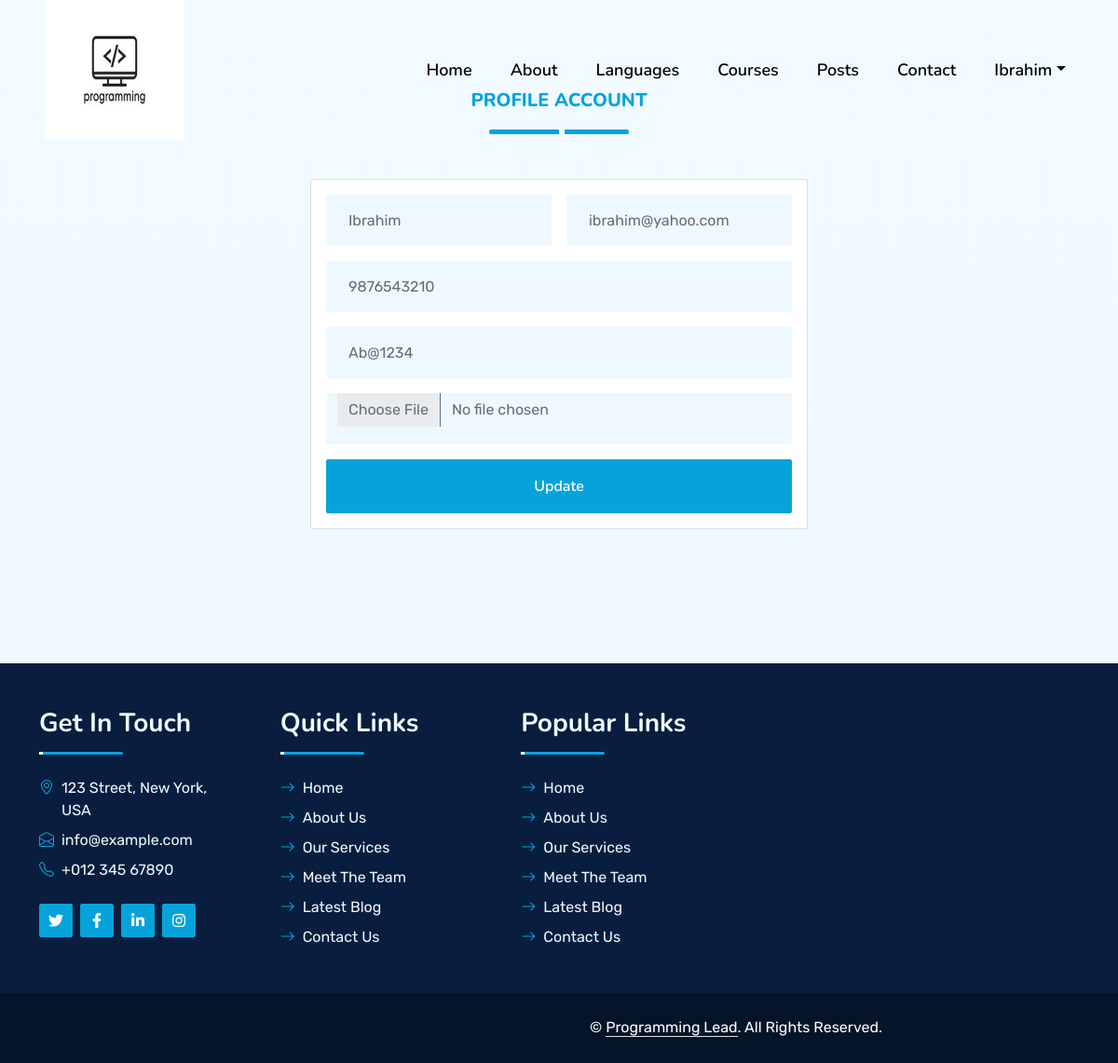
The page /Site/Profile.php (signed in) on the database its author committed.
### tables this page shows
CREATE TABLE `users` (
  `id` int(11) NOT NULL,
  `user_type_id` int(11) DEFAULT NULL,
  `name` varchar(255) NOT NULL,
  `email` varchar(255) NOT NULL,
  `password` varchar(255) NOT NULL,
  `phone` varchar(255) NOT NULL,
  `image` varchar(255) DEFAULT 'Reader-Images/userDefault.png',
  `active` int(11) NOT NULL DEFAULT 1,
  `created_at` datetime NOT NULL DEFAULT current_timestamp()
);

### Site/Profile.php (the view, shortened to what this page needs)
<?php
include "../Connect.php";
$R_ID = $_SESSION['R_Log'];
if ($R_ID) {
    $sql1 = mysqli_query($con, "select * from users where id='$R_ID'");
    $row1 = mysqli_fetch_array($sql1);
    $reader_name = $row1['name'];
    $reader_email = $row1['email'];
    $phone = $row1['phone'];
    $password = $row1['password'];
}
?>
<!DOCTYPE html>
<html lang="en">
  <head>
    <link
      href="https://cdnjs.cloudflare.com/ajax/libs/font-awesome/5.10.0/css/all.min.css"
      rel="stylesheet"
    />
    <link
      href="https://cdn.jsdelivr.net/npm/bootstrap-icons@1.4.1/font/bootstrap-icons.css"
      rel="stylesheet"
    />
    <link href="lib/owlcarousel/assets/owl.carousel.min.css" rel="stylesheet" />
    <link href="lib/animate/animate.min.css" rel="stylesheet" />
    <link href="css/bootstrap.min.css" rel="stylesheet" />
    <link href="css/style.css" rel="stylesheet" />
    <link href="assets/vendor/boxicons/css/boxicons.min.css" rel="stylesheet" />
    <link href="assets/vendor/remixicon/remixicon.css" rel="stylesheet">
    <link href="./assets/css/site.css" rel="stylesheet" />
  </head>
  <body class="bg-light bg-gradient">
    <div class="container-fluid position-relative p-0">
      <nav class="navbar navbar-expand-lg navbar-dark px-5 py-3 py-lg-0">
        <a href="index.php" class="navbar-brand p-0">
          <img src="./images/Logo_png.png" alt="" width="150px" height="150px">
        </a>
        <div class="collapse navbar-collapse" id="navbarCollapse">
          <div class="navbar-nav ms-auto py-0">
          <a href="./index.php" class="nav-item nav-link ">Home</a>
            <a href="./About.php" class="nav-item nav-link">About</a>
            <a href="./Langauges.php" class="nav-item nav-link">Languages</a>
            <a href="./Courses.php" class="nav-item nav-link">Courses</a>
            <a href="./Posts.php" class="nav-item nav-link">Posts</a>
            <a href="./Contact.php" class="nav-item nav-link">Contact</a>
            <?php if (!$R_ID) {?>
<a href="../Login.php" class="nav-item nav-link">Login</a>
  <?php } else {?>
    <div class="nav-item dropdown">
            <a href="#" class="nav-link dropdown-toggle" data-bs-toggle="dropdown"><?php echo $reader_name ?></a>
        </div>
  <?php }?>
          </div>
        </div>
      </nav>
    </div>
    <main id="main" class="main">
      <div class="container-fluid py-5 wow fadeInUp" data-wow-delay="0.1s">
        <div class="container py-5">
          <div
            class="section-title text-center position-relative pb-3 mb-5 mx-auto"
            style="max-width: 600px"
          >
            <h5 class="fw-bold text-primary text-uppercase">Profile Account</h5>
          </div>
          <div class="row justify-content-center g-5">
            <div class="col-lg-6 wow slideInUp" data-wow-delay="0.3s">
              <div class="card">
                <div class="card-body">
                  <form method="POST" action="./Profile.php" enctype="multipart/form-data">
                    <div class="row g-3">
                      <div class="col-md-6">
                        <input
                          type="text"
                          name="name"
                          value="<?php echo $reader_name ?>"
                          class="form-control border-0 bg-light px-4"
                          placeholder="Your Name"
                          style="height: 55px"
                          required
                        />
                      </div>
                      <div class="col-md-6">
                        <input
                          type="email"
                          name="email"
                          value="<?php echo $reader_email ?>"
                          class="form-control border-0 bg-light px-4"
                          placeholder="Your Email"
                          style="height: 55px"
                          required
                        />
                      </div>
                      <div class="col-12">
                        <input
                          type="text"
                          name="phone"
                          maxlength="10"
                          value="<?php echo $phone ?>"
                          title="Phone Number Must be 10 Digits Only"
                          pattern="[0-9]{10}"
                          class="form-control border-0 bg-light px-4"
                          placeholder="Subject"
                          style="height: 55px"
                          required
                        />
                      </div>
                      <div class="col-12">
                        <input
                          type="text"
                          name="password"
                          value="<?php echo $password ?>"
                          pattern="^(?=.*[0-9])(?=.*[a-z])(?=.*[A-Z])(?=\S+$).{6,}$"
                          class="form-control border-0 bg-light px-4"
                          title="Password Must have at least 1 uppercase, 1 lower case, sybmols & numbers"
                          placeholder="Subject"
                          style="height: 55px"
                          required
                        />
                      </div>
                      <div class="col-12">
                        <input
                          type="file"
                          name="file"
                          class="form-control border-0 bg-light px-4"
                          placeholder="Subject"
                          style="height: 55px"
                        />
                      </div>
                      <div class="col-12">
                        <button
                          class="btn btn-primary w-100 py-3"
                          type="submit" name="SubmitAccount"
                        >
                          Update
                        </button>
                      </div>
                    </div>
                  </form>
                </div>
              </div>
            </div>
          </div>
        </div>
      </div>
    </main>
    <?php require './Footer.php'?>
  </body>
</html>

### Site/css/style.css (style rules this page uses)
:root { --primary: #06a3da; --secondary: #34ad54; --light: #eef9ff; --dark: #091e3e; }
h1, h2, .fw-bold { font-weight: 800 !important; }
h5, h6, .fw-medium { font-weight: 600 !important; }
.btn { font-family: "Nunito", sans-serif; font-weight: 600; transition: 0.5s; }
.btn-primary, .btn-secondary { color: #ffffff; box-shadow: inset 0 0 0 50px transparent; }
.navbar-dark .navbar-nav .nav-link { font-family: "Nunito", sans-serif; position: relative; margin-left: 25px; color: #000000; font-size: 18px; font-weight: 600; outline: none; transition: 0.5s; }
@media (min-width: 992px) { .navbar-dark { position: absolute; width: 100%; top: 0; left: 0; border-bottom: 1px solid rgba(256, 256, 256, 0.1); z-index: 999; } }
@media (min-width: 992px) { .navbar-dark .navbar-nav .nav-link::before { position: absolute; content: ""; width: 0; height: 2px; bottom: -1px; left: 50%; background: var(--primary); transition: 0.5s; } }
.section-title::before { position: absolute; content: ""; width: 150px; height: 5px; left: 0; bottom: 0; background: var(--primary); border-radius: 2px; }
.section-title.text-center::before { left: 50%; margin-left: -75px; }
.section-title::after { position: absolute; content: ""; width: 6px; height: 5px; bottom: 0px; background: #ffffff; -webkit-animation: section-title-run 5s infinite linear; animation: section-title-run 5s infinite linear; }
.section-title.text-center::after { -webkit-animation: section-title-run-center 5s infinite linear; animation: section-title-run-center 5s infinite linear; }

### rows shown on the page
users: name "Ibrahim", email "ibrahim@yahoo.com", phone "9876543210", password "Ab@1234"
